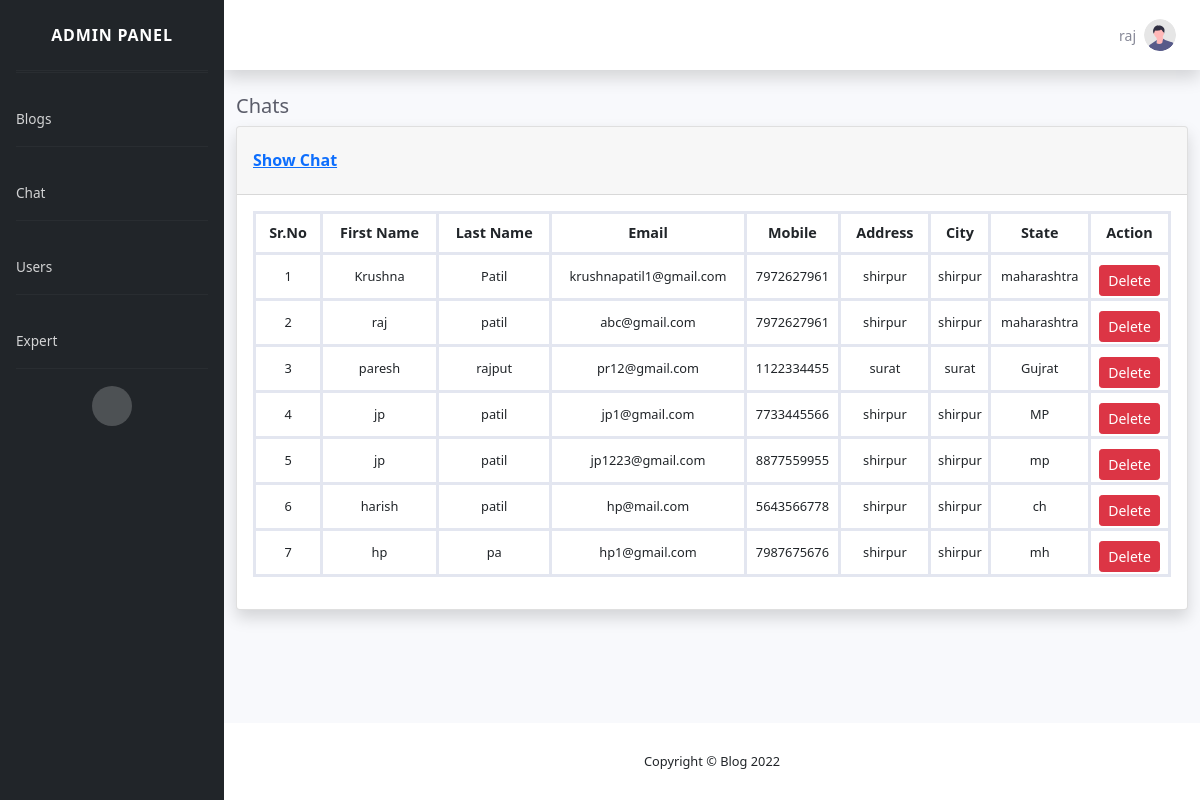
Page /admin/users.php (signed in) on the committed database.
### tables this page shows
CREATE TABLE `users` (
  `id` int(11) NOT NULL,
  `fname` varchar(100) NOT NULL,
  `lname` varchar(100) NOT NULL,
  `email` varchar(100) NOT NULL,
  `mobile` varchar(50) NOT NULL,
  `address` varchar(200) NOT NULL,
  `city` varchar(100) NOT NULL,
  `state` varchar(100) NOT NULL,
  `password` varchar(50) NOT NULL,
  `cpassword` varchar(50) NOT NULL
);

### admin/users.php (the view, shortened to what this page needs)
<?php include('header.php');
$sql="SELECT * FROM users";
$query=mysqli_query($conn,$sql);
$rows=mysqli_num_rows($query);
?>
<div class="container-fluid">
   <h5 class="mb-2 text-gray-800">Chats</h5>
   <div class="card shadow">
      <div class="card-header py-3 d-flex justify-content-between">
         <div>
            <a href="">
               <h6 class="font-weight-bold text-primary mt-2">Show Chat</h6>
            </a>
         </div>
      </div>
      <div class="card-body">
         <div class="table-responsive">
            <table class="table table-bordered" id="dataTable" width="100%" cellspacing="0">
               <thead>
                  <tr>
                     <th>Sr.No</th>
                     <th>First Name</th>
                     <th>Last Name</th>
                     <th>Email</th>
                     <th>Mobile</th>
                     <th>Address</th>
                     <th>City</th>
                     <th>State</th>
                     <th colspan="2">Action</th>
                  </tr>
               </thead>
               <tbody>
                <?php
                    $count=0;
                    if($rows)
                    {
                        while($result=mysqli_fetch_assoc($query))
                        {
                            ?>
                            <tr>
                            <td><?= ++$count ?></td>
                            <td><?= $result['fname'] ?></td>
                            <td><?= $result['lname'] ?></td>
                            <td><?= $result['email'] ?></td>
                            <td><?= $result['mobile'] ?></td>
                            <td><?= $result['address'] ?></td>
                            <td><?= $result['city'] ?></td>
                            <td><?= $result['state'] ?></td>
                            <td>
                            <form class="mt-2" method="POST"onsubmit="return confirm('Are you sure you want to delete?')">
                              <input type="submit" name="deleteUser" value="Delete" class="btn btn-sm btn-danger">
                           </form>
                            </td>
                        </tr>
                        <?php
                        }
                    }
                    else
                    {
                        ?>
                        <tr><td>NO record Found</td></tr>
                        <?php
                    }
                ?>
               </tbody>
            </table>
         </div>
      </div>
   </div>
</div>
</div>
<?php include('footer.php');
?>

### rows in the picture
users: fname "Krushna", lname "Patil", email "krushnapatil1@gmail.com", mobile "7972627961", address "shirpur", city "shirpur", state "maharashtra"
users: fname "raj", lname "patil", email "abc@gmail.com", mobile "7972627961", address "shirpur", city "shirpur", state "maharashtra"
users: fname "paresh", lname "rajput", email "pr12@gmail.com", mobile "1122334455", address "surat", city "surat", state "Gujrat"
users: fname "jp", lname "patil", email "jp1@gmail.com", mobile "7733445566", address "shirpur", city "shirpur", state "MP"
users: fname "jp", lname "patil", email "jp1223@gmail.com", mobile "8877559955", address "shirpur", city "shirpur", state "mp"
users: fname "harish", lname "patil", email "hp@mail.com", mobile "5643566778", address "shirpur", city "shirpur", state "ch"
users: fname "hp", lname "pa", email "hp1@gmail.com", mobile "7987675676", address "shirpur", city "shirpur", state "mh"

### other values in the picture
$_SESSION['username'] "raj"
